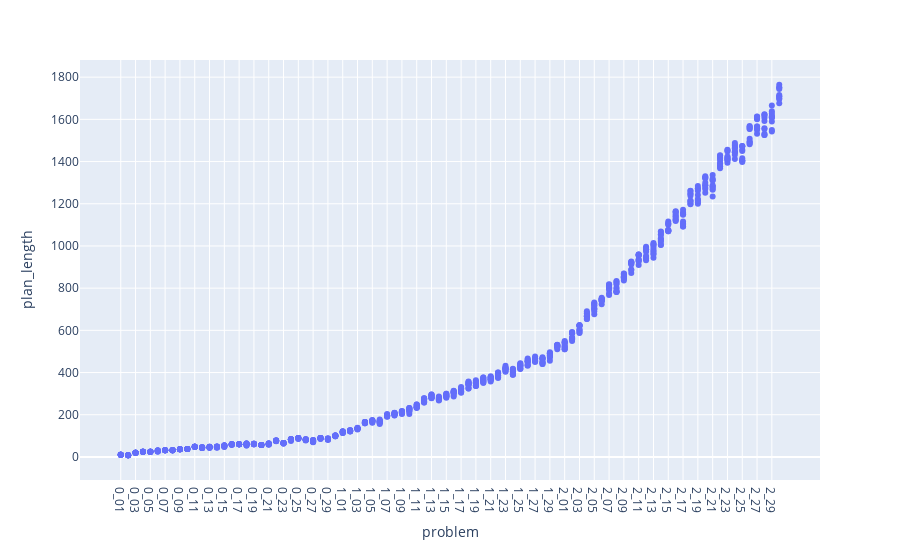
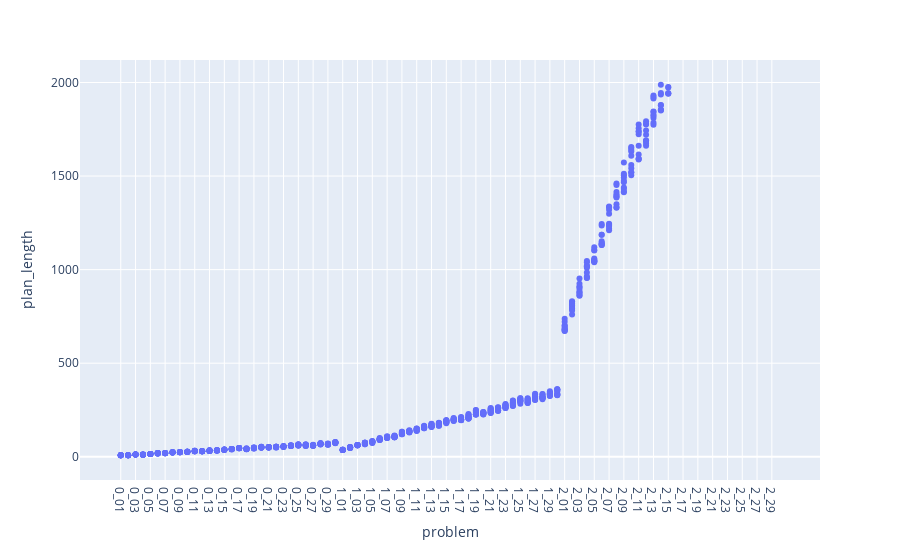
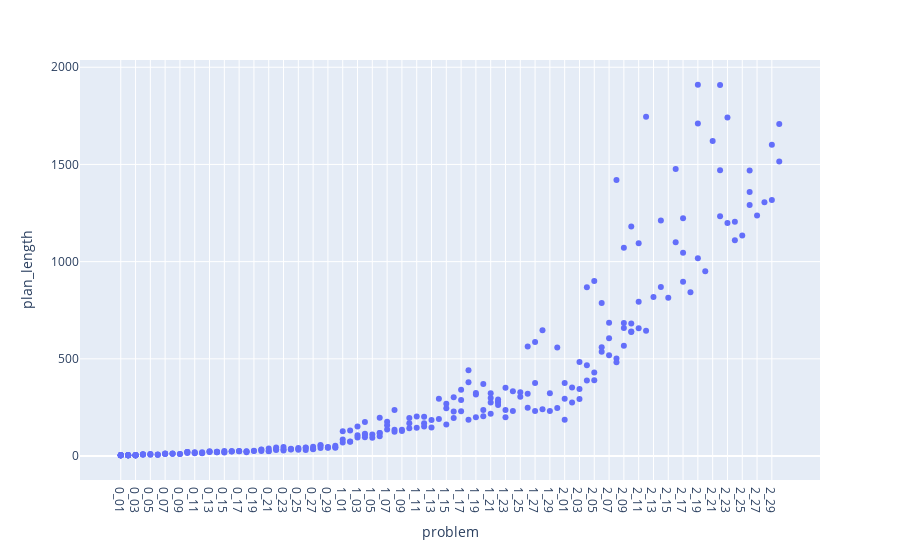
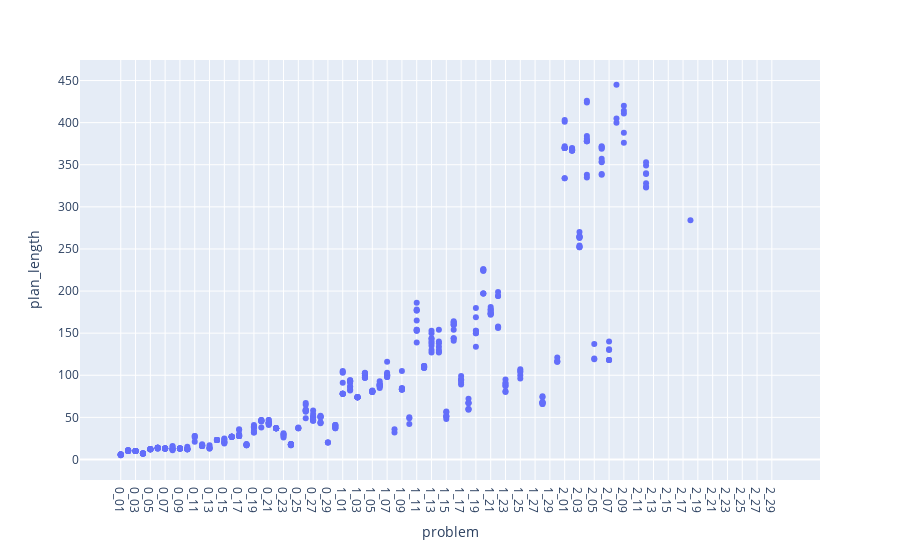

Source (notebook cell) for these figures, in order:
### Code cell
plot_domains("plan_length")

### Figure 1 — Plotly figure (JSON) as saved in the notebook; plotly's stock layout.template omitted (floating-point values rounded to 4 significant figures; data arrays with more than 128 entries replaced by an {"elided": "..."} marker saying what was removed)
{"data": [{"hovertemplate": "problem=%{x}<br>plan_length=%{y}<extra></extra>", "legendgroup": "", "marker": {"color": "#636efa", "symbol": "circle"}, "mode": "markers", "name": "", "orientation": "v", "showlegend": false, "type": "scatter", "x": {"elided": "900 str values"}, "xaxis": "x", "y": {"elided": "900 int values"}, "yaxis": "y"}], "layout": {"legend": {"tracegroupgap": 0}, "margin": {"t": 60}, "xaxis": {"anchor": "y", "domain": [0, 1], "title": {"text": "problem"}}, "yaxis": {"anchor": "x", "domain": [0, 1], "title": {"text": "plan_length"}}}}

### Figure 2 — Plotly figure (JSON) as saved in the notebook; plotly's stock layout.template omitted (floating-point values rounded to 4 significant figures; data arrays with more than 128 entries replaced by an {"elided": "..."} marker saying what was removed)
{"data": [{"hovertemplate": "problem=%{x}<br>plan_length=%{y}<extra></extra>", "legendgroup": "", "marker": {"color": "#636efa", "symbol": "circle"}, "mode": "markers", "name": "", "orientation": "v", "showlegend": false, "type": "scatter", "x": {"elided": "900 str values"}, "xaxis": "x", "y": {"elided": "900 int values"}, "yaxis": "y"}], "layout": {"legend": {"tracegroupgap": 0}, "margin": {"t": 60}, "xaxis": {"anchor": "y", "domain": [0, 1], "title": {"text": "problem"}}, "yaxis": {"anchor": "x", "domain": [0, 1], "title": {"text": "plan_length"}}}}

### Figure 3 — Plotly figure (JSON) as saved in the notebook; plotly's stock layout.template omitted (floating-point values rounded to 4 significant figures; data arrays with more than 128 entries replaced by an {"elided": "..."} marker saying what was removed)
{"data": [{"hovertemplate": "problem=%{x}<br>plan_length=%{y}<extra></extra>", "legendgroup": "", "marker": {"color": "#636efa", "symbol": "circle"}, "mode": "markers", "name": "", "orientation": "v", "showlegend": false, "type": "scatter", "x": {"elided": "900 str values"}, "xaxis": "x", "y": {"elided": "900 int values"}, "yaxis": "y"}], "layout": {"legend": {"tracegroupgap": 0}, "margin": {"t": 60}, "xaxis": {"anchor": "y", "domain": [0, 1], "title": {"text": "problem"}}, "yaxis": {"anchor": "x", "domain": [0, 1], "title": {"text": "plan_length"}}}}

### Figure 4 — Plotly figure (JSON) as saved in the notebook; plotly's stock layout.template omitted (floating-point values rounded to 4 significant figures; data arrays with more than 128 entries replaced by an {"elided": "..."} marker saying what was removed)
{"data": [{"hovertemplate": "problem=%{x}<br>plan_length=%{y}<extra></extra>", "legendgroup": "", "marker": {"color": "#636efa", "symbol": "circle"}, "mode": "markers", "name": "", "orientation": "v", "showlegend": false, "type": "scatter", "x": {"elided": "900 str values"}, "xaxis": "x", "y": {"elided": "900 int values"}, "yaxis": "y"}], "layout": {"legend": {"tracegroupgap": 0}, "margin": {"t": 60}, "xaxis": {"anchor": "y", "domain": [0, 1], "title": {"text": "problem"}}, "yaxis": {"anchor": "x", "domain": [0, 1], "title": {"text": "plan_length"}}}}
